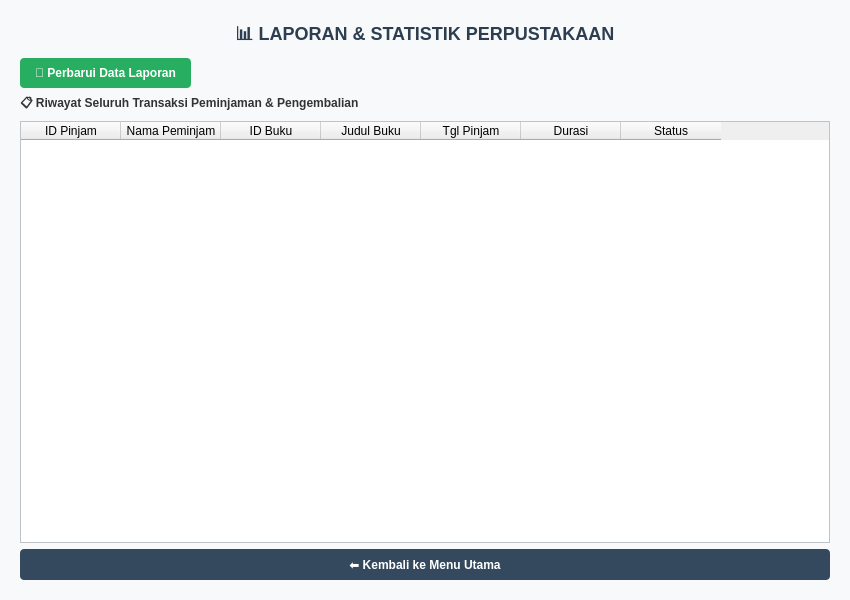
<?xml version="1.0" encoding="UTF-8"?>
<ui version="4.0">
 <class>LaporanWindow</class>
 <widget class="QMainWindow" name="LaporanWindow">
  <property name="geometry">
   <rect>
    <x>0</x>
    <y>0</y>
    <width>850</width>
    <height>600</height>
   </rect>
  </property>
  <property name="windowTitle">
   <string>Perpustakaan - Laporan dan Statistik</string>
  </property>
  <property name="styleSheet">
   <string notr="true">QMainWindow {
    background-color: #F8F9FA;
}
QLabel#lblTitle {
    font-size: 18px;
    font-weight: bold;
    color: #2C3E50;
}
QLabel {
    font-size: 12px;
    color: #333;
}
QPushButton {
    background-color: #34495E;
    color: white;
    border: none;
    border-radius: 4px;
    padding: 8px 15px;
    font-weight: bold;
}
QPushButton:hover {
    background-color: #415B76;
}
QPushButton#btnRefresh {
    background-color: #27AE60;
}
QPushButton#btnRefresh:hover {
    background-color: #2ECC71;
}
QTableWidget {
    background-color: white;
    border: 1px solid #BDC3C7;
    gridline-color: #ECF0F1;
}</string>
  </property>
  <widget class="QWidget" name="centralwidget">
   <layout class="QVBoxLayout" name="verticalLayoutMain">
    <property name="leftMargin">
     <number>20</number>
    </property>
    <property name="topMargin">
     <number>20</number>
    </property>
    <property name="rightMargin">
     <number>20</number>
    </property>
    <property name="bottomMargin">
     <number>20</number>
    </property>
    <item>
     <widget class="QLabel" name="lblTitle">
      <property name="text">
       <string>📊 LAPORAN &amp; STATISTIK PERPUSTAKAAN</string>
      </property>
      <property name="alignment">
       <set>Qt::AlignCenter</set>
      </property>
     </widget>
    </item>
    <item>
     <layout class="QHBoxLayout" name="horizontalLayoutTop">
      <item>
       <widget class="QPushButton" name="btnRefresh">
        <property name="text">
         <string>🔄 Perbarui Data Laporan</string>
        </property>
       </widget>
      </item>
      <item>
       <spacer name="horizontalSpacer">
        <property name="orientation">
         <enum>Qt::Horizontal</enum>
        </property>
        <property name="sizeHint" stdset="0">
         <size>
          <width>40</width>
          <height>20</height>
         </size>
        </property>
       </spacer>
      </item>
     </layout>
    </item>
    <item>
     <layout class="QVBoxLayout" name="verticalLayoutTable">
      <item>
       <widget class="QLabel" name="lblTableTitle">
        <property name="font">
         <font>
          <weight>75</weight>
          <bold>true</bold>
         </font>
        </property>
        <property name="text">
         <string>📋 Riwayat Seluruh Transaksi Peminjaman &amp; Pengembalian</string>
        </property>
       </widget>
      </item>
      <item>
       <widget class="QTableWidget" name="tableLaporan">
        <property name="selectionBehavior">
         <enum>QAbstractItemView::SelectRows</enum>
        </property>
        <column>
         <property name="text">
          <string>ID Pinjam</string>
         </property>
        </column>
        <column>
         <property name="text">
          <string>Nama Peminjam</string>
         </property>
        </column>
        <column>
         <property name="text">
          <string>ID Buku</string>
         </property>
        </column>
        <column>
         <property name="text">
          <string>Judul Buku</string>
         </property>
        </column>
        <column>
         <property name="text">
          <string>Tgl Pinjam</string>
         </property>
        </column>
        <column>
         <property name="text">
          <string>Durasi</string>
         </property>
        </column>
        <column>
         <property name="text">
          <string>Status</string>
         </property>
        </column>
       </widget>
      </item>
     </layout>
    </item>
    <item>
     <widget class="QPushButton" name="btnKembali">
      <property name="text">
       <string>⬅ Kembali ke Menu Utama</string>
      </property>
     </widget>
    </item>
   </layout>
  </widget>
 </widget>
 <resources/>
 <connections/>
</ui>
